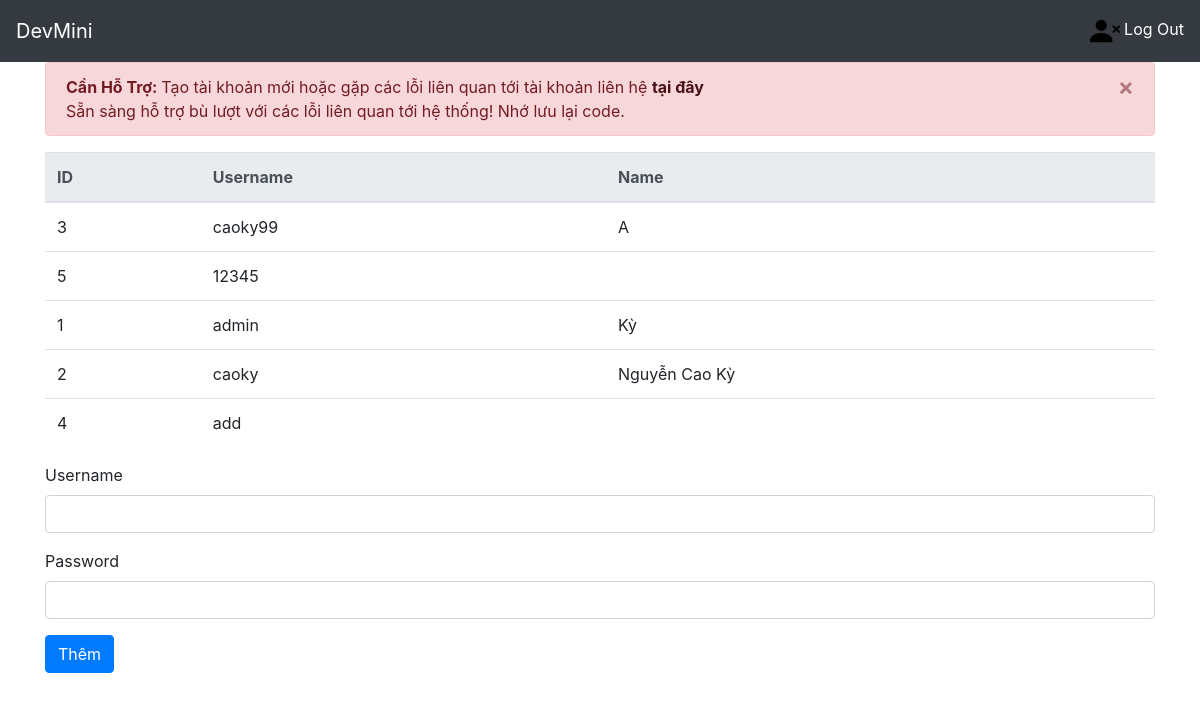
/add/ (signed in), run on an earlier commit of the app's database.
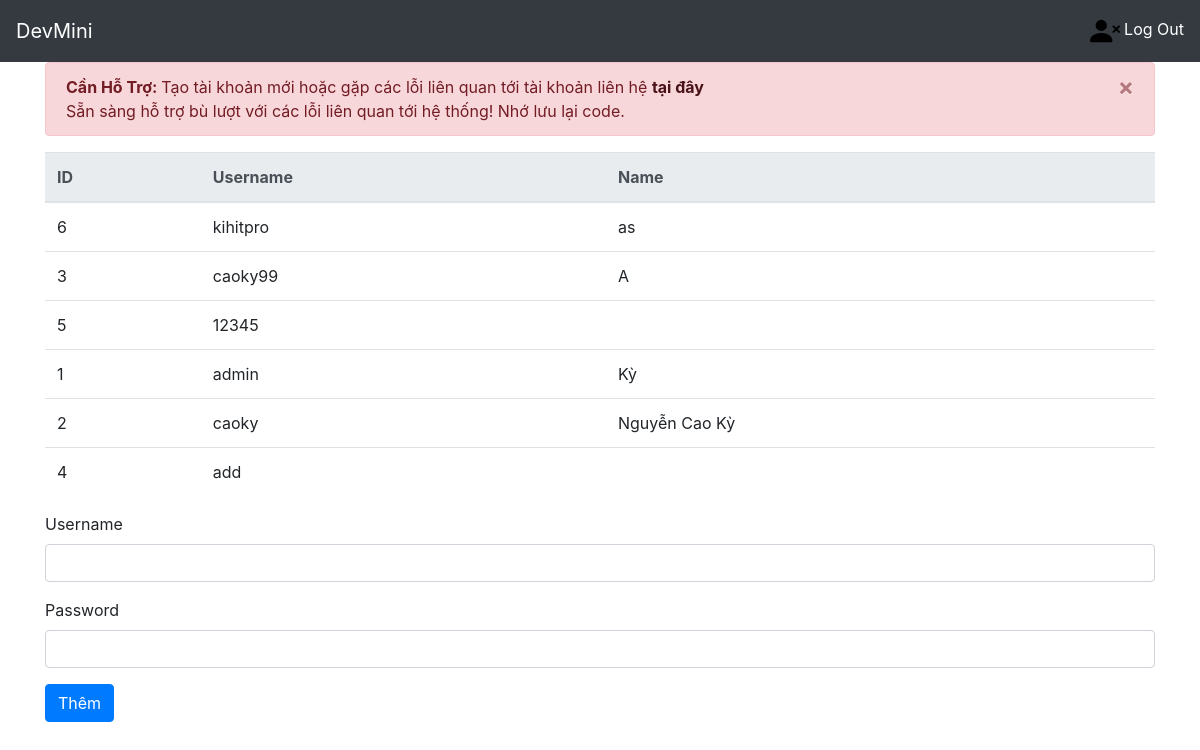
And on a later commit of the database.
### home/models.py (models this page shows)
class MyUser(AbstractUser):
    luot=models.IntegerField(default=0)
    name=models.CharField(max_length=100,default="")
    uid=models.IntegerField(default=0)
    isAdmin = models.BooleanField(default=False)
    isMod = models.BooleanField(default=False)
    madonhang=models.IntegerField(default=0)

### home/views.py (the view)
# urls.py: path('add/',views.add,name='add'),
def add(request):
   form = AddUser()
   if request.method == 'POST':
      form=AddUser(request.POST)
      if form.is_valid():
         form.save()
      return HttpResponseRedirect('/mod')
   return render(request, 'pages/add.html',{'form': form,'MyUser': MyUser.objects.all().order_by('-last_login')})

### home/forms.py (shortened to what this page needs)
class AddUser(forms.Form):
    username=forms.CharField(max_length=100)
    password=forms.CharField(max_length=100)

### home/templates/pages/add.html (shortened to what this page needs)
{% extends "pages/base.html" %}
{% block menu %}
{% if user.isMod %}
<table class="table">
  <thead class="thead-light">
    <tr>
      <th scope="col">ID</th>
      <th scope="col">Username</th>
      <th scope="col">Name</th>
    </tr>
  </thead>
  <tbody>
  {% for name in MyUser %}
    <tr>
      <td>{{name.id}}</td>
      <td>{{name.username}}</td>
      <td>{{name.name}}</td>
    </tr>
    {% endfor %}
  </tbody>
</table>
<form action="." method="POST" enctype="multipart/form-data">
        <div class="form-group">
            <label for="exampleInputEmail1">Username</label>
            <input type="text" class="form-control" name="username" aria-describedby="emailHelp">
        </div>
        <div class="form-group">
            <label for="exampleInputPassword1">Password</label>
            <input type="password" class="form-control" name="password">
        </div>
	<button type="submit" class="btn btn-primary">Thêm</button>
</form>
{% endif %}
{% endblock %}

What changed in the data, as far as the page shows it:
added MyUser: id "6", username "kihitpro", name "as"
